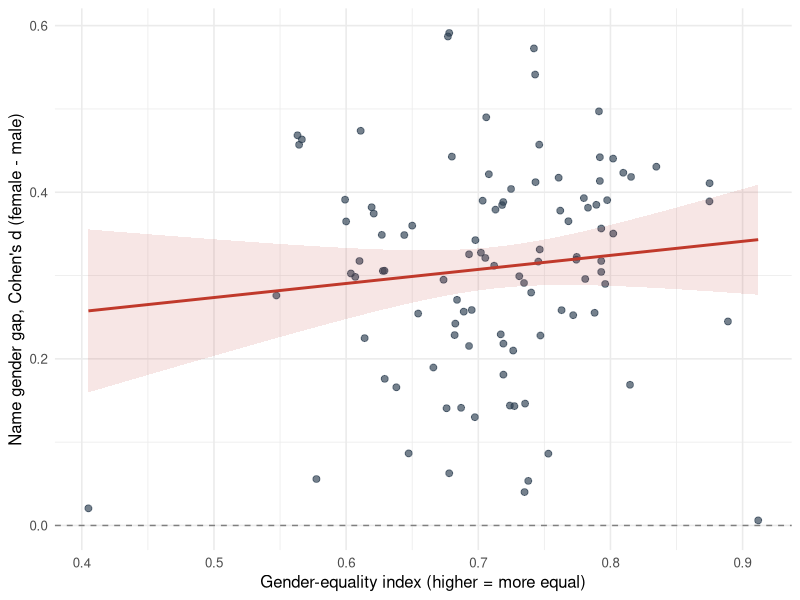

This figure's R source:
## ---- chunk 1
knitr::opts_chunk$set(echo = FALSE, message = FALSE, warning = FALSE)
library(readr)
library(dplyr)
library(knitr)
library(kableExtra)
library(ggplot2)

# ---- Helpers ----
fmt_p <- function(p) {
  if (is.na(p)) return("NA")
  if (p < .001) return("< .001")
  sub("0\\.", ".", sprintf("%.3f", p))
}
fmt_r <- function(r) sub("0\\.", ".", sprintf("%+.3f", r))

# ---- Analysis 1: feature-level universality across official registries ----
uni <- read_csv("official_feature_universality.csv", show_col_types = FALSE)
n_uni_sources <- as.integer(uni$sources_total[1])
getu <- function(feat) uni[uni$feature == feat, ][1, ]
u_vowel <- getu("prop_vowel")
u_son   <- getu("pf_son")
u_cons  <- getu("pf_cons")
u_cont  <- getu("pf_cont")
u_voi   <- getu("pf_voi")
u_len   <- getu("n_phones")

# ---- Analysis 2: pooled multivariate regression (top-30 names per sex per registry) ----
reg_summary <- readLines("official_ipa_regression_summary_top30.txt")
grab_num <- function(key, txt) {
  line <- grep(key, txt, value = TRUE)[1]
  as.numeric(gsub("[^0-9.]", "", sub(".*:", "", line)))
}
reg_auc        <- grab_num("ROC AUC", reg_summary)
reg_n_names    <- grab_num("Rows used", reg_summary)
reg_n_sources  <- grab_num("Sources used", reg_summary)
reg_acc        <- grab_num("Weighted accuracy", reg_summary)
coef <- read_csv("official_ipa_regression_coefficients_top30.csv", show_col_types = FALSE)
coef_lab <- c(pf_back = "back vowels", pf_lo = "open (low) vowels", pf_cons = "consonantal",
              pf_son = "sonorant", pf_long = "long", pf_strid = "strident",
              pf_tense = "tense", pf_lat = "lateral", pf_cor = "coronal",
              pf_lab = "labial", n_phones = "name length (phones)", n_chars = "name length (letters)",
              pf_voi = "voiced", pf_cont = "continuant", prop_vowel = "vowel proportion",
              pf_nas = "nasal", pf_round = "rounded", pf_delrel = "delayed release",
              pf_syl = "syllabic", pf_distr = "distributed")
coef$label <- ifelse(coef$term %in% names(coef_lab), coef_lab[coef$term], coef$term)
coef$pole <- ifelse(coef$coef > 0, "male", "female")

# ---- Analysis 3: cross-cultural breadth and moderation ----
eq <- read_csv("equality_final_v4.csv", show_col_types = FALSE) %>%
  filter(!is.na(d), !is.na(GGI))
eq_n <- nrow(eq)
eq_share_fgtm <- mean(eq$d > 0)
eq_mean_d <- mean(eq$d)
eq_families <- length(unique(eq$lang))
ct_p  <- cor.test(eq$d, eq$GGI, method = "pearson")
ct_s  <- cor.test(eq$d, eq$GGI, method = "spearman", exact = FALSE)
r_pe  <- unname(ct_p$estimate); p_pe <- ct_p$p.value
rho_s <- unname(ct_s$estimate); p_s  <- ct_s$p.value
## ---- chunk 2
show <- c("prop_vowel", "pf_syl", "pf_son", "pf_cont", "pf_voi", "pf_cons", "pf_round", "n_phones")
ut <- uni[match(show, uni$feature), ] %>%
  transmute(
    Feature = c(prop_vowel = "Vowel proportion", pf_syl = "Syllabic", pf_son = "Sonorant",
                pf_cont = "Continuant", pf_voi = "Voiced", pf_cons = "Consonantal",
                pf_round = "Rounded", n_phones = "Name length")[feature],
    `Higher in` = ifelse(direction == "F > M", "Female", "Male"),
    `Registries agreeing` = paste0(sources_agreeing, " / ", sources_total),
    `% agreeing` = sprintf("%.0f%%", 100 * sources_agreeing / sources_total),
    `Mean F - M` = sprintf("%+.3f", mean_f_minus_m)
  )
kable(ut, align = c("l", "l", "c", "c", "c"),
      caption = paste0("Table 1. Direction of the female-male phonological contrast across ",
                       n_uni_sources, " official name registries.")) %>%
  kable_styling(full_width = FALSE, bootstrap_options = c("striped", "condensed"))
## ---- chunk 3
ct <- coef %>% arrange(desc(abs_coef)) %>% head(8) %>%
  transmute(
    Feature = label,
    `Standardised coefficient` = sprintf("%+.2f", coef),
    `Predicts` = ifelse(pole == "male", "Male", "Female")
  )
kable(ct, align = c("l", "c", "c"),
      caption = "Table 2. Strongest phonological predictors of name sex in the pooled multivariate model.") %>%
  kable_styling(full_width = FALSE, bootstrap_options = c("striped", "condensed"))
## ---- chunk 4
ggplot(eq, aes(GGI, d)) +
  geom_hline(yintercept = 0, linetype = "dashed", colour = "grey50") +
  geom_point(alpha = 0.65, size = 2, colour = "#2c3e50") +
  geom_smooth(method = "lm", se = TRUE, colour = "#c0392b", fill = "#c0392b", alpha = 0.12) +
  labs(x = "Gender-equality index (higher = more equal)",
       y = "Name gender gap, Cohen's d (female - male)") +
  theme_minimal(base_size = 12)
